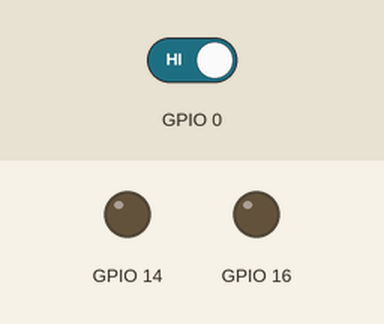
This program was run on a simulated ESP8266 (Wemos D1 mini). On the bench: output pins drawn as LEDs (lit = HIGH). Inputs (shaded band) come from the test bench; at power-on: GPIO 0 HIGH. WiFi joins after 1.5 s; servers stay silent unless stated; uploads are accepted with an empty reply.

Above: at 0.1 s.
At 2.5 s:
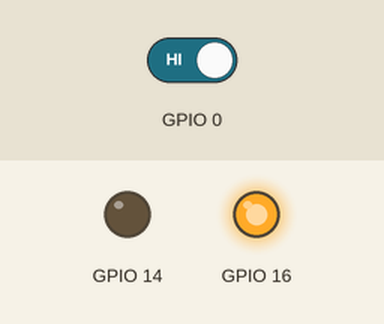
2.6 s: GPIO 0 driven LOW
At 3.2 s:
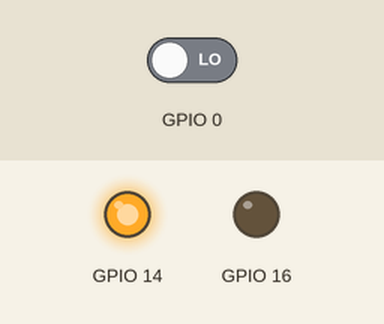
Timing chart, 0 to 5.6 s (numbered marks = the images above; inputs shaded):
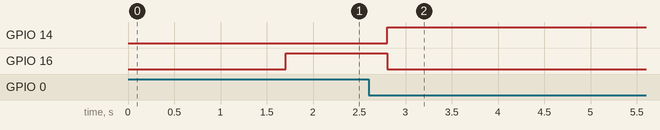

The program:

Main.cpp
```cpp
#include <Arduino.h>

#include "States/StateHandler.h"

#define GREEN_LED 16 //D0
#define RED_LED 14   //D5
#define BUTTON_TOP 0 //D3

StateHandler *stateHandler;

void setup()
{
  Serial.begin(9600);
  Button *button = new Button(BUTTON_TOP);
  Light *green = new Light(GREEN_LED);
  Light *red = new Light(RED_LED);

  Configuration *configuration = new Configuration();
  WifiConnector *wifiConnector = new WifiConnector();
  wifiConnector->AddConnectionData(configuration->GetWifiSsid(), configuration->GetWifiPassword());
  UrlPreparer *urlPreparer = new UrlPreparer();
  char *url = urlPreparer->PrepareUrl();
  ApiClient *apiClient = new ApiClient(url);
  stateHandler = new StateHandler(button, green, red, wifiConnector, apiClient);
}

void loop()
{
  stateHandler->handle();
}
```

ApiClient.cpp
```cpp
#include "ApiClient.h"
#include <Arduino.h>
#include "ArduinoJson.h"

ApiClient::ApiClient(char *urlParam)
{
  httpRequester = new HttpRequester();
  url = urlParam;
}

bool ApiClient::GetBusy()
{
  StaticJsonBuffer<200> jsonBuffer;
  String payload = httpRequester->Get(url);
  JsonObject &root = jsonBuffer.parseObject(payload);
  bool isBusy = root["isBusy"];
  jsonBuffer.clear();
  return isBusy;
}

void ApiClient::SetBusy(bool isBusy)
{
  StaticJsonBuffer<200> jsonBuffer;
  JsonObject &root = jsonBuffer.createObject();
  root["isBusy"] = isBusy;
  char *output = (char *)malloc(100);

  root.prettyPrintTo(output, 100);
  jsonBuffer.clear();
  httpRequester->Post(url, output);
}
```

ApiClient.h
```cpp
#include "HttpRequester.h"

class ApiClient {
private:
      HttpRequester *httpRequester;
      char *url;
public:
      ApiClient(char* urlParam);
      bool GetBusy();
      void SetBusy(bool isBusy);
};
```

HttpRequester.cpp
```cpp
#include <ESP8266HTTPClient.h>
#include "HttpRequester.h"

String HttpRequester::Get(char* url){
  String payload = "";
    HTTPClient http;

  http.begin(url);

  int httpCode = http.GET();

  if(httpCode > 0) {
      if(httpCode == HTTP_CODE_OK) {
          payload = http.getString();
      }
  }

  http.end();
  return payload;
}


void HttpRequester::Post(char* url, char* body){
  HTTPClient http;
  http.begin(url);
  http.addHeader("Content-Type", "application/json");

  int httpCode = http.POST(body);
  http.end();
}
```

HttpRequester.h
```cpp
#include <SPI.h>
#include <Arduino.h>

class HttpRequester {
public:
      String Get(char* url);
      void Post(char* url,  char* body);
};
```

UrlPreparer.cpp
```cpp
#include <Arduino.h>
#include "UrlPreparer.h"

UrlPreparer::UrlPreparer(){
  configuration = new Configuration();
}

char *UrlPreparer::PrepareUrl()
{
  char* apiUrl = configuration -> GetApiUrl();
  char* device = "/device/";
  char* deviceId = configuration -> GetDeviceId();
  char* state =  "/state";
  int lenght = 1 + strlen(apiUrl) + strlen(device) + strlen(deviceId) + strlen(state);

  char *url = (char *) malloc(lenght);

  strcpy(url, apiUrl);
  strcat(url, device);
  strcat(url, deviceId);
  strcat(url, state);
  return url;
}
```

UrlPreparer.h
```cpp
#include "Configuration.h"

class UrlPreparer
{
    private:
      Configuration *configuration;

    public:
      UrlPreparer();
      char *PrepareUrl();
};
```

Button.cpp
```cpp
#include <Arduino.h>
#include "Button.h"

Button::Button(int aGpioPin)
{
  gpioPin = aGpioPin;

  debounceDelayInMiliseconds = 100;
  pinMode(gpioPin, INPUT);

  lastDebounceTime = millis();
  previousButtonState = digitalRead(gpioPin);
}

bool Button::IsClicked(){
  bool buttonState = digitalRead(gpioPin);
  bool isClicked = IsClicked(buttonState);

  if(buttonState != previousButtonState)
  {
    lastDebounceTime = millis();
  }
  previousButtonState = buttonState;
  return isClicked;
}

bool Button::IsClicked(bool buttonState){
  if(lastDebounceTime - millis() <= debounceDelayInMiliseconds)
  {
    return false;
  }

  if(buttonState == HIGH || buttonState == previousButtonState)
  {
    return false;
  }

  return true;
}
```

Button.h
```cpp
class Button {
private:
      int gpioPin;

      unsigned long debounceDelayInMiliseconds;
      bool previousButtonState;
      unsigned long lastDebounceTime;
      bool IsClicked(bool buttonState);
public:
      Button(int gpioPin);
      bool IsClicked();
};
```

Light.cpp
```cpp
#include <Arduino.h>
#include "Light.h"

Light::Light(int aGpioPin){
  gpioPin = aGpioPin;

  pinMode(gpioPin, OUTPUT);
}

void Light::On(){
  digitalWrite(gpioPin, HIGH);
}

void Light::Off(){
  digitalWrite(gpioPin, LOW);
}
```

Light.h
```cpp
class Light
{
private:
  int gpioPin;

public:
  Light(int aGpioPin);
  void On();
  void Off();
};
```

WifiConnector.cpp
```cpp
#include "WifiConnector.h"
#include "ESP8266WiFiMulti.h"

ESP8266WiFiMulti WiFiMulti;
void WifiConnector::AddConnectionData(char *ssid, char *password)
{
  WiFiMulti.addAP(ssid, password);
}
bool WifiConnector::Run()
{
  int status = WiFiMulti.run();
  if ((status == WL_CONNECTED))
  {
    return true;
  }
  return false;
}
```

WifiConnector.h
```cpp
  class WifiConnector{
  public:
    void AddConnectionData(char* ssid, char* password);
    bool Run();
  };
```

StateHandler.cpp
```cpp
#include "States.h"
#include "StateHandler.h"

StateHandler::StateHandler(Button *button, Light *greenLight, Light *redLight, WifiConnector *wifiConnector, ApiClient *apiClient)
{
  this->currentState = States::Initializing;
  this->button = button;
  this->greenLight = greenLight;
  this->redLight = redLight;
  this->wifiConnector = wifiConnector;
  this->apiClient = apiClient;
}

void StateHandler::handle()
{
  switch (currentState)
  {
  case States::Initializing:
  {
    this->initialize();
    break;
  }
  case States::Registering:
  {
    this->registerDevice();
    break;
  }
  case States::WaitingForClick:
  {
    this->checkClick();
    break;
  }
  case States::UpdatingStatusToBusy:
  {
    this->setIsBusy(true);
    break;
  }
  case States::UpdatingStatusToFree:
  {
    this->setIsBusy(false);
    break;
  }
  }
}

void StateHandler::initialize()
{
  bool ran = wifiConnector->Run();
  if (ran)
  {
    currentState = States::Registering;
  }
  else
  {
    delay(1000);
  }
}

void StateHandler::registerDevice()
{
  this->isBusy = apiClient->GetBusy();
  applyLed(isBusy);
  currentState = States::WaitingForClick;
}

void StateHandler::checkClick()
{
  bool isClicked = button->IsClicked();
  if (isClicked)
  {
    if (this->isBusy)
    {
      currentState = States::UpdatingStatusToFree;
    }
    else
    {
      currentState = States::UpdatingStatusToBusy;
    }
  }
}

void StateHandler::setIsBusy(bool newIsBusyValue)
{
  this->isBusy = newIsBusyValue;
  apiClient->SetBusy(isBusy);
  applyLed(isBusy);
  currentState = States::WaitingForClick;
}

void StateHandler::applyLed(bool isBusy)
{
  if (isBusy)
  {
    this->greenLight->Off();
    this->redLight->On();
  }
  else
  {
    this->greenLight->On();
    this->redLight->Off();
  }
}
```

StateHandler.h
```cpp
#include "Device/Button.h"
#include "Device/Light.h"
#include "Device/WifiConnector.h"

#include "Api/ApiClient.h"
#include "Api/UrlPreparer.h"
#include "States.h"

class StateHandler
{
  public:
    StateHandler(Button *button, Light *greenLight, Light *redLight, WifiConnector *wifiConnector, ApiClient *apiClient);
    void handle();

  private:
    bool isBusy;
    States currentState;
    Button *button;
    Light *greenLight;
    Light *redLight;
    ApiClient *apiClient;
    WifiConnector *wifiConnector;
    void initialize();
    void registerDevice();
    void checkClick();
    void setIsBusy(bool isBusy);
    void applyLed(bool isBusy);
};
```

States.h
```cpp
#pragma once
enum States{
    Initializing,
    Registering,
    WaitingForClick,
    UpdatingStatusToBusy,
    UpdatingStatusToFree
};
```

Configuration.cpp
```cpp
#include "Configuration.h"

char *Configuration::GetWifiSsid()
{
  return "ssid";
}

char *Configuration::GetWifiPassword()
{
  return "password";
}

char *Configuration::GetApiUrl()
{
  return "ApiUrl";
}

char *Configuration::GetDeviceId()
{
  return "deiveId";
}
```

Configuration.h
```cpp
class Configuration {
public:
      char* GetWifiSsid();
      char* GetWifiPassword();
      char* GetApiUrl();
      char* GetDeviceId();
};
```

Measured:
- after the input at 2.6 s, GPIO 14: LOW → HIGH after 0.20 s; GPIO 16: HIGH → LOW after 0.20 s
